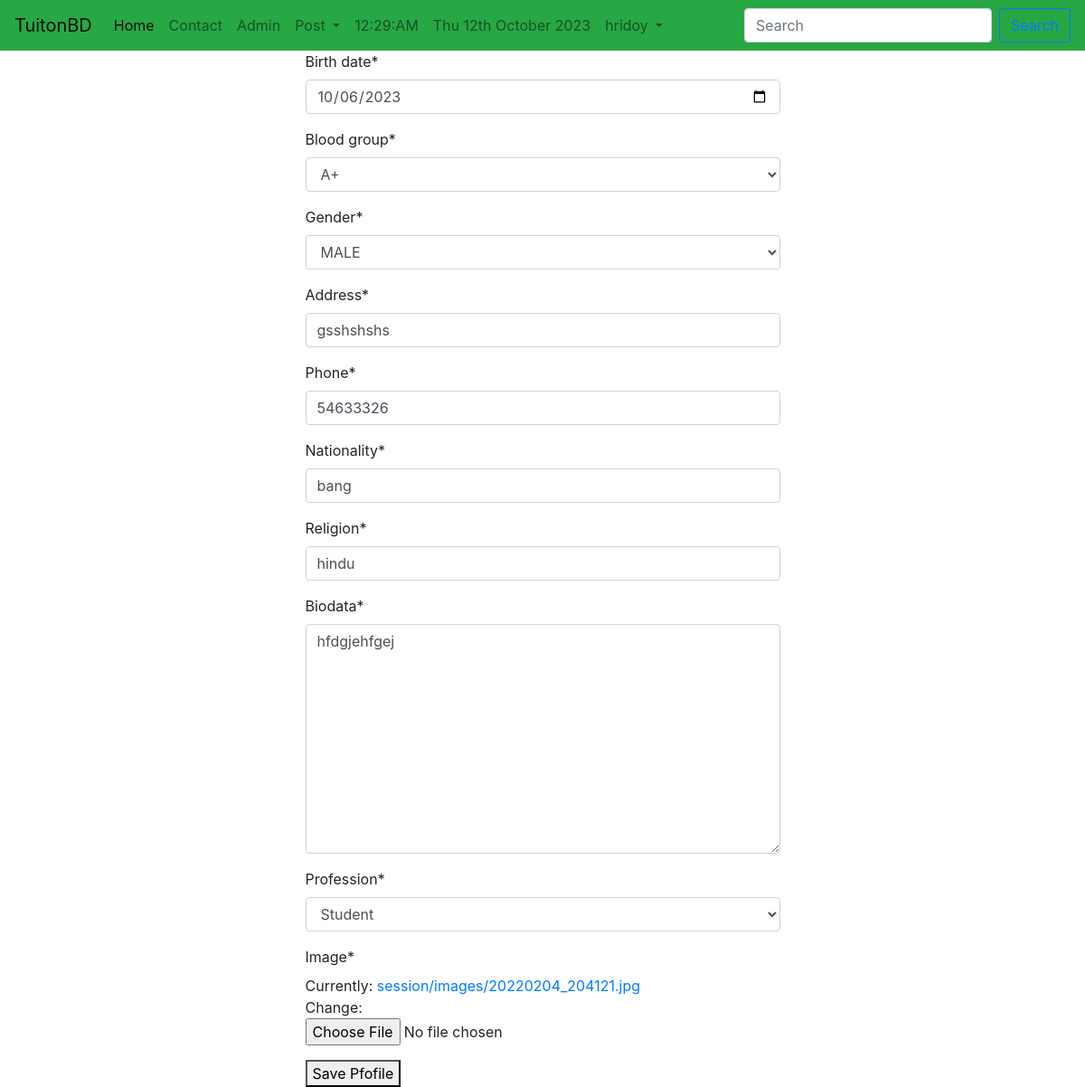
The app's page /session/userpro/ (signed in) with its own data.
### session/models.py (models this page shows, shortened)
class UserProfile(models.Model):
    GENRE_CHOICES = (
        ("Male", "MALE"),
        ("Female", "FEMALE"),
    )
    CATEGORY = (
        ("Student", "Student"),
        ("Teacher", "Teacher"),
    )
    BLOOD_GROUP = (
        ("A+", "A+"),
        ("A-", "A-"),
        ("AB+", "AB+"),
        ("AB-", "AB-"),
        ("B+", "B+"),
        ("B-", "B-"),
        ("O+", "O+"),
        ("O-", "O-"),
    )
    user = models.OneToOneField(User, on_delete=models.CASCADE)
    birth_date = models.DateField()
    blood_group = models.CharField(max_length=3, choices=BLOOD_GROUP)
    gender = models.CharField(max_length=50, choices=GENRE_CHOICES)
    address = models.CharField(max_length=150)
    phone = models.CharField(max_length=13)
    nationality = models.CharField(max_length=30)
    religion = models.CharField(max_length=50)
    biodata = models.TextField()
    profession = models.CharField(max_length=50, choices=CATEGORY, null=True)
    image = models.ImageField(default="default.jpg", upload_to="session/images")

### session/views.py (the view)
# urls.py: path("userpro/", userProfile, name="userProfile"),
def userProfile(request):
    try:
        instance = UserProfile.objects.get(user=request.user)
    except UserProfile.DoesNotExist:
        instance = None
    if request.method == "POST":
        if instance:
            form = UserProfileForm(request.POST, request.FILES, instance=instance)
        else:
            form = UserProfileForm(request.POST, request.FILES)
        if form.is_valid():
            obj = form.save(commit=False)
            obj.user = request.user
            obj.save()
            messages.success(request, "successfully Saved Your profile")
            return redirect("homeview")
    else:
        form = UserProfileForm(instance=instance)
    context = {"form": form}
    return render(request, "session/userproCreate.html", context)

### session/forms.py
class UserProfileForm(forms.ModelForm):
    birth_date = forms.DateField(widget=forms.TextInput(attrs={"type": "date"}))
    class Meta:
        model = UserProfile
        exclude = ("user",)

### templates/session/userproCreate.html (shortened to what this page needs)
{% extends 'basic.html' %}
{% block body %}
{% load crispy_forms_tags %}
<div class="container">
    <div class="col-md-6 offset-md-3">
        <form method="post" enctype="multipart/form-data">
            {{form|crispy}}
            <button type="submit">Save Pfofile</button>
        </form>
    </div>
</div>
{% endblock body %}

### templates/basic.html (shortened to what this page needs)
<!doctype html>
<html lang="en">
<head>
    <link rel="stylesheet" href="https://cdn.jsdelivr.net/npm/bootstrap@4.5.3/dist/css/bootstrap.min.css"
>
</head>
<body>
    <nav class="navbar navbar-expand-lg navbar-light bg-success">
        <a class="navbar-brand" href="/">TuitonBD </a>
        <div class="collapse navbar-collapse" id="navbarSupportedContent">
            <ul class="navbar-nav mr-auto">
                <li class="nav-item active">
                    <a class="nav-link" href="{% url 'homeview' %}">Home <span class="sr-only">(current)</span></a>
                </li>
                <li class="nav-item">
                    <a class="nav-link" href="/tuition_App/contact/">Contact</a>
                </li>
                <li class="nav-item">
                    <a class="nav-link" href="/admin/">Admin</a>
                </li>
                <li class="nav-item dropdown">
                    <a class="nav-link dropdown-toggle" href="#" id="navbarDropdown" role="button"
                        data-toggle="dropdown" aria-haspopup="true" aria-expanded="false">
                        Post
                    </a>
                </li>
                <li class="nav-item">
                    <a class="nav-link" href="">{% now 'h:i:A' %}</a>
                </li>
                <li class="nav-item">
                    <a class="nav-link" href="">{% now "D jS F Y" %}</a>
                </li>
                {% if user.is_authenticated %}
                <li class="nav-item dropdown">
                    <a class="nav-link dropdown-toggle" href="#" id="navbarDropdown" role="button"
                        data-toggle="dropdown" aria-haspopup="true" aria-expanded="false">
                        {{user.username}}
                    </a>
                </li>
                {% endif %}
            </ul>
            <form method="post" action="/tuition_App/search/" class="form-inline my-2 my-lg-0">
                <input class="form-control mr-sm-2" type="search" placeholder="Search" name="search"
                    aria-label="Search" />
                <button class="btn btn-outline-primary my-2 my-sm-0" type="submit">
                </button>
            </form>
        </div>
    </nav>
    {% block body %}
    {% endblock body %}
</body>
</html>

### records on screen
UserProfile: birth_date "10/06/2023", blood_group "A+", gender "MALE", address "gsshshshs", phone "54633326", nationality "bang", religion "hindu", biodata "hfdgjehfgej", profession "Student"

### other values on screen
{{ user.username }} "hridoy"
